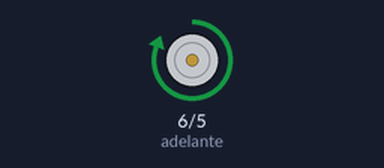
A sketch run on a simulated Arduino Uno, built with avr-gcc and run on an emulated ATmega328P. Shown: motor-driver pin pairs drawn as motors (green arrow = first pin HIGH = forward, orange = second pin HIGH = backward, longer = more drive).

Above: at 5.0 s.
At 15.0 s:
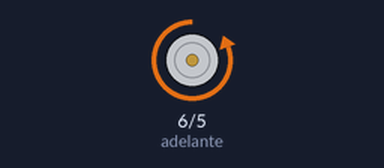
Timing chart, 0 to 26.0 s (numbered marks = the images above):
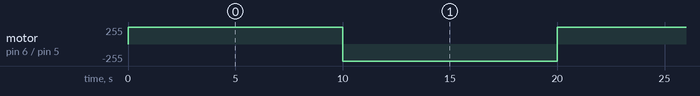

Measured:
- by itself, motor on pin 6 (adelante) / pin 5 (atras): alternates forward 255/255 for 10.0 s and backward 255/255 for 10.0 s

The sketch:

sketch_nov19a.ino
```cpp
int adelante=6;
int atras = 5;
int velocidad = 255;
void setup() {
  // put your setup code here, to run once:
pinMode(adelante,OUTPUT);
pinMode(atras,OUTPUT);
}

void loop() {
  // put your main code here, to run repeatedly:
digitalWrite(atras,0);
digitalWrite(adelante,velocidad);
delay(10000);
digitalWrite(adelante,0);
digitalWrite(atras,velocidad);
delay(10000);
}
```
